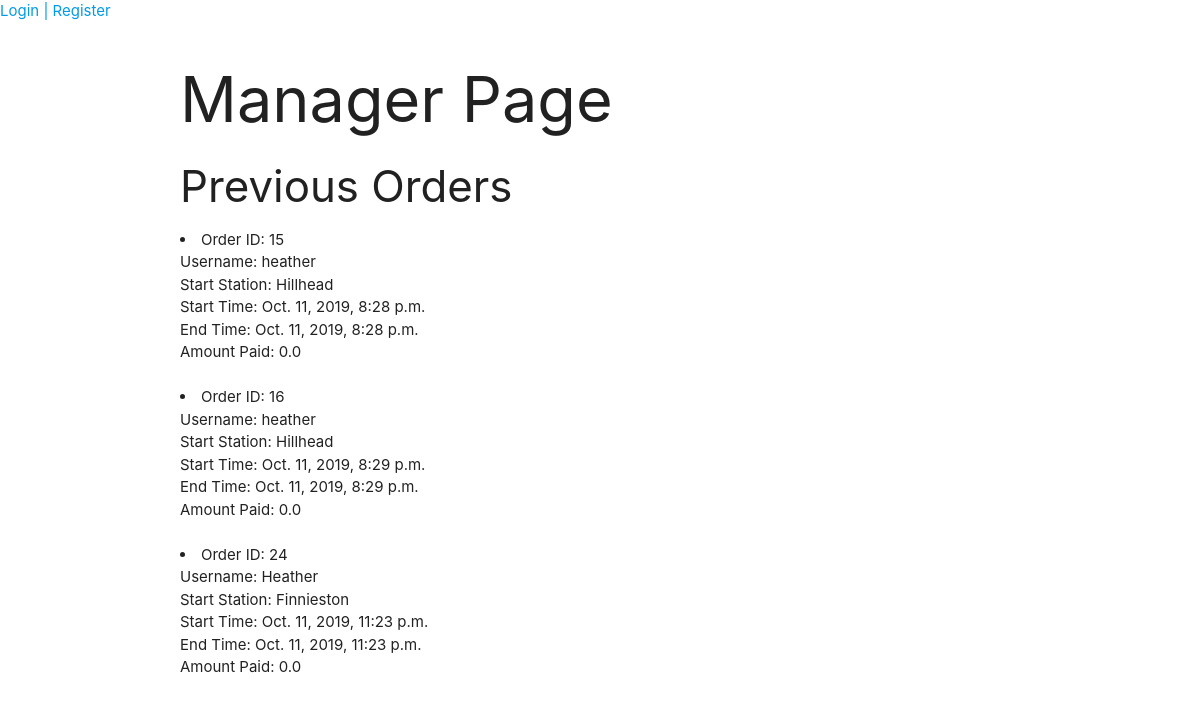
/manager/, run on an earlier commit of the app's database.
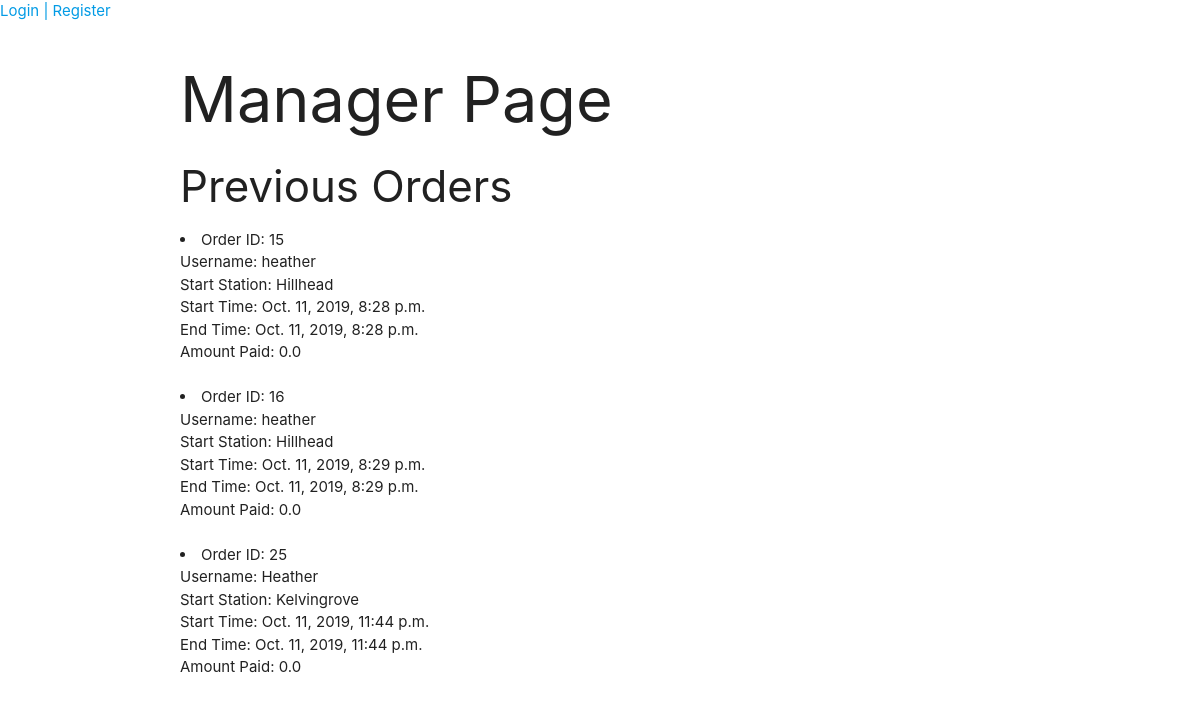
And on a later commit of the database.
### BikeShare/models.py (models this page shows, shortened)
class Order(models.Model):
    bike = models.ForeignKey(Bike, on_delete=models.CASCADE)
    user = models.ForeignKey(settings.AUTH_USER_MODEL, on_delete=models.CASCADE, default=0)
    start_station = models.ForeignKey(Station, on_delete=models.CASCADE, default="", related_name='startstation')
    end_station = models.ForeignKey(Station, on_delete=models.CASCADE, default=None, null=True, blank=True)
    start_time = models.DateTimeField(default=timezone.now)
    check_out_time = models.DateTimeField(default=timezone.now)
    due_amount = models.FloatField(default=0.00)
    is_complete = models.BooleanField(default=False)

class Station(models.Model):
    station_name = models.CharField(max_length=100, null=True)
    station_latitude = models.FloatField(null=True)
    station_longitude = models.FloatField(null=True)
    def __str__(self):
        return self.station_name

### account/models.py (models this page shows, shortened)
class Account(AbstractBaseUser):
    username = models.CharField(max_length=30, unique=True)
    email = models.EmailField(verbose_name='email', max_length=60, unique=True)
    date_joined = models.DateTimeField(verbose_name='date joined', auto_now_add=True)
    last_login = models.DateTimeField(verbose_name='last login', auto_now=True)
    role = models.CharField(max_length=10, choices=ROLE_CHOICES, default='2')
    is_admin = models.BooleanField(default=False)
    is_active = models.BooleanField(default=True)
    is_staff = models.BooleanField(default=False)
    is_superuser = models.BooleanField(default=False)
    hires_in_progress = models.IntegerField(default=0)
    current_location = models.CharField(max_length=30, default="")
    wallet_balance = models.FloatField(default=0.00)
    amount_owed = models.FloatField(default=0.00)
    USERNAME_FIELD = 'username'
    REQUIRED_FIELDS = ['email']
    objects = MyAccountManager()
    def __str__(self):
        return self.username

### BikeShare/views.py (the view)
# urls.py: path('manager/', views.manager_page, name='bikeshare-manager'),
def manager_page(request):
    previous_orders = Order.objects.all().filter(is_complete=False)
    return render(request, 'manager_page.html', context={'previous_orders':previous_orders})

### BikeShare/templates/manager_page.html (shortened to what this page needs)
{% extends 'base.html' %}
{% block content %}
<html>
<head>
</head>
<body>
    <h1>Manager Page</h1>
    <h3>Previous Orders</h3>
    {% for order in previous_orders %}
        <li>
        Order ID: {{ order.id }} <br>
        Username: {{ order.user }}<br>
        Start Station: {{ order.start_station }} <br>
        Start Time: {{ order.start_time }} <br>
        End Time: {{ order.check_out_time }}<br>
        Amount Paid: {{ order.due_amount }}<br><br>
        </li>
    {% endfor %}
</body>
</html>
{% endblock %}

What changed in the data, as far as the page shows it:
no longer on this page (row edited): Order: id "24", user "Heather", start_station "Finnieston", start_time "Oct. 11, 2019, 11:23 p.m.", check_out_time "Oct. 11, 2019, 11:23 p.m.", due_amount "0.0"
added Order: id "25", user "Heather", start_station "Kelvingrove", start_time "Oct. 11, 2019, 11:44 p.m.", check_out_time "Oct. 11, 2019, 11:44 p.m.", due_amount "0.0"
